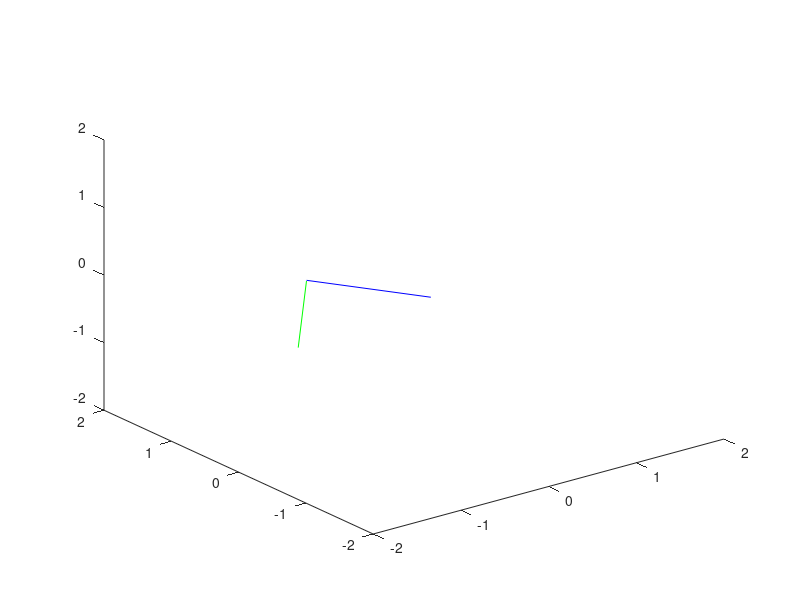

MATLAB code to generate this figure:
%{
Variables used:
m1: mass of the horizontal rod
m2: mass of the pendulum
m3: mass of the rotary encoder
l1: length of the horizontal rod
l2: length of the pendulum
y_setpoint: stability point
y0: initial position
%}


function inverted_pendulum()
m1 = 0.8;
m2 = 1;
m3 = 0.0001;
g = 9.81;
l1 = 1;
l2 = 1;
y_setpoint = [pi ; 0; 0; 0];
y0 = [pi ; 0; pi/6; 0];
%y0 = [pi ; 0; pi/6; 0];

% calling functions

%[t,y] = ideal_inverted_pendulum(m1, m2, m3, g, l1, l2, y0);
[t,y] = lqr_inverted_pendulum(m1, m2, m3, g, l1, l2, y_setpoint, y0);

% initialising loop for draw function

for k = 1:length(t) 
    draw(y(k, :));
end


end

function draw(y)
theta1 = y(1);
theta2 = y(3);
l1 = 1;
l2 = 1;

 hold on;
  clf;
  axis equal;
  
 % positions of the bob as a function of time
x1_pos = l1*cos(theta1); 
y1_pos = l1*sin(theta1);
z1_pos = 0;
x2_pos = l1*cos(theta1) - l2*sin(theta2)*sin(theta1);
y2_pos = l1*sin(theta1) - l2*sin(theta2)*cos(theta1);
z2_pos = l2*cos(theta2);

% animation
% plot3 function helps to animate in 3d
plot3([0 x1_pos], [-0.25 y1_pos], [0 z1_pos], "linestyle", "-", 'Color','b','MarkerSize',100);
hold on
plot3([x1_pos x2_pos], [y1_pos y2_pos], [z1_pos z2_pos], "linestyle", "-", 'Color', 'g','MarkerSize',100);

  xlim([-2 2]) 
  ylim([-2 2])
  zlim([-2 2])
  drawnow
  hold off

end


   % Lagrangian equations
   % Lagrangian function L is given by L = T - V where T is the Kinetic Energy of the system and V is the potential energy of the system.
   
   function dy = inverted_pendulum_dynamics(y, m1, m2, m3, g, l1, l2, u)
    dy(1,1) = y(2);
    dy(3,1) = y(4);
    dy(2,1) = -( (u) + (m2*l1*l2*sin(y(3))*((y(4))^2)) - (2*m1*(l1^2)*y(2)*y(4)*sin(y(3))*cos(y(3))) - (0.5*m2*l1*g*sin(y(3))) - (0.5*m2*l1*l2*sin(y(3))*((cos(y(3)))^2))  )/( (m1*(l1^2)) + (m2*(l2^2)) + (m1*(l1^2)*(sin(y(3))^2)) - (m2*(l1^2)*(cos(y(3))^2)) + (m3*(l1^2)) );
    dy(4,1) = ((0.5*g*sin(y(3)))/(l2)) + (0.5*sin(y(3))*cos(y(3))*((y(2))^2)) - ((l1*cos(y(3))*(dy(2,1)))/(l2));
   end


    % function for ideal inverted pendulum
    function [t,y] = ideal_inverted_pendulum(m1, m2, m3, g, l1, l2, y0)
    u = 0;
    tspan = 0:0.2:10;
    [t,y] = ode45(@(t,y)inverted_pendulum_dynamics(y, m1, m2, m3,  g, l1, l2, u),tspan,y0);
    end

    % function for AB matrices (jacobians)
    function [A,B] = inverted_AB_matrix(m1, m2,m3, l1, l2, g)
    A = [0 1 0 0; 0 0   -((g*l1*m2)/2 + (l1*l2*m2)/2)/(l1^2*m1 - l1^2*m2 + l1^2*m3 + l2^2*m2) 0; 0 0 0 1; 0 0 g/(2*l2) + (l1*((g*l1*m2)/2 + (l1*l2*m2)/2))/(l2*(l1^2*m1 - l1^2*m2 + l1^2*m3 + l2^2*m2)) 0];
    B = [0;  1/(l1^2*m1 - l1^2*m2 + l1^2*m3 + l2^2*m2); 0; -l1/(l2*(l1^2*m1 - l1^2*m2 + l1^2*m3 + l2^2*m2))];
    end

    % function for LQR controlled inverted pendulum
    function [t,y] = lqr_inverted_pendulum(m1, m2, m3, g, l1, l2, y_setpoint, y0)
        [A,B] = inverted_AB_matrix(m1, m2, m3, l1, l2, g);
        Q = [1 0 0 0 ; 0 0 0 0 ; 0 0 1 0; 0 0 0 1];
        R = 0.1;
        K = lqr(A,B,Q,R);
        tspan = 0:0.2:10;                 
  [t,y] = ode45(@(t,y)inverted_pendulum_dynamics(y, m1, m2, m3, g, l1, l2, -K*(y - y_setpoint)),tspan,y0);
end
